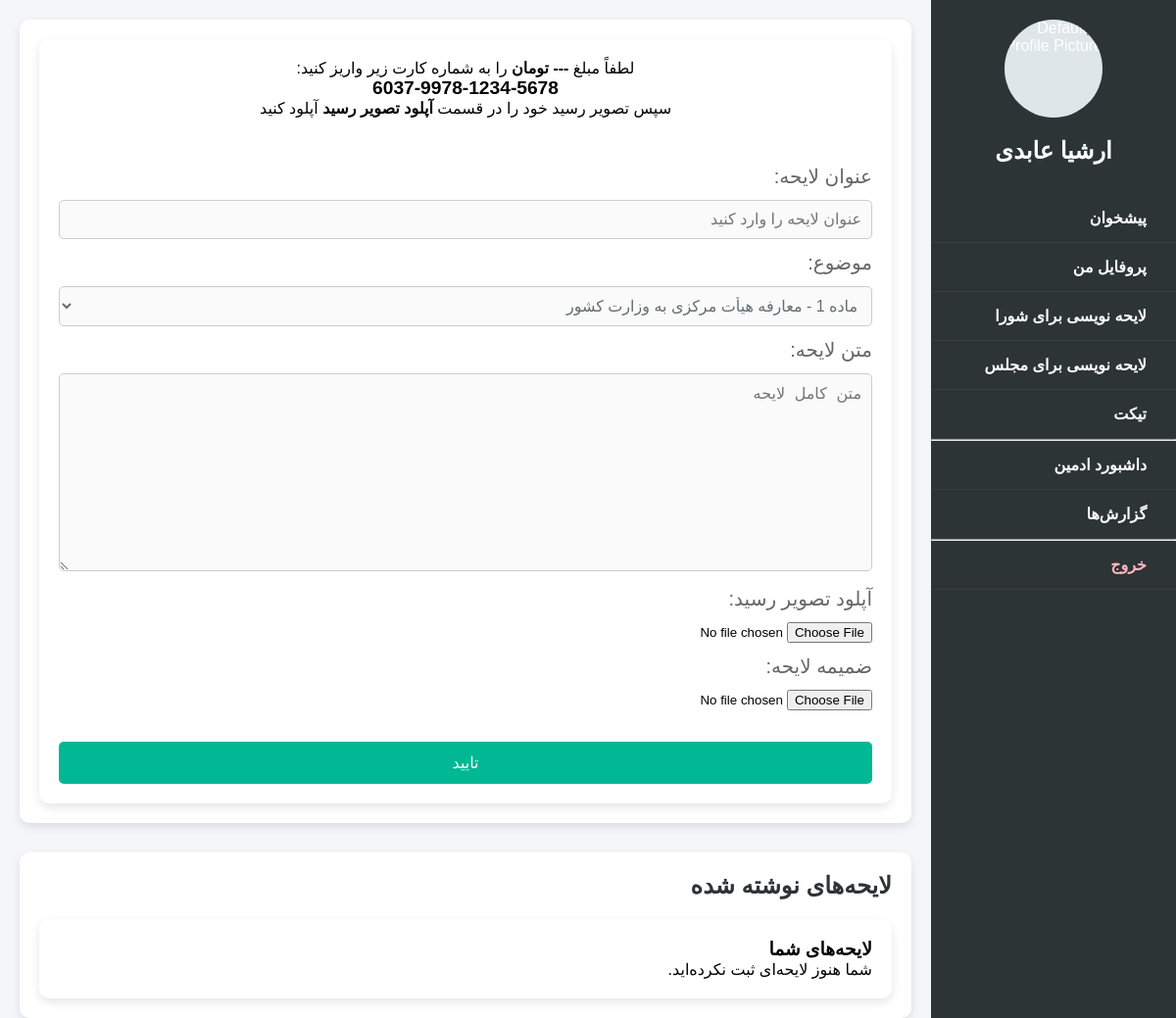
The page /pannel/council/17/ on the database as committed earlier.
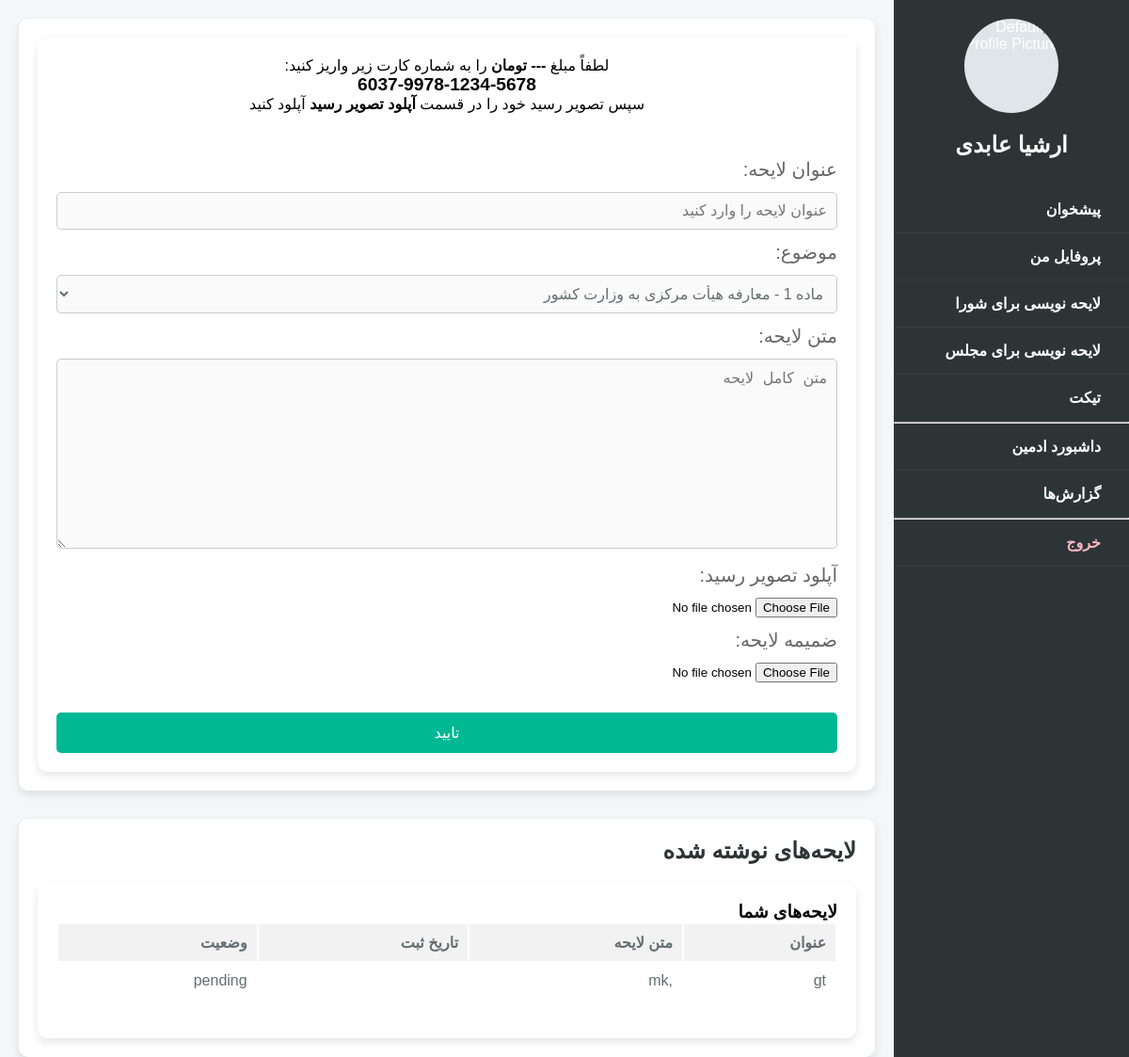
The same page on the database as committed later.
### myapp/models.py (models this page shows, shortened)
class UserAccount(AbstractBaseUser):
    phone_number = models.CharField(max_length=15, default='0000000000', unique=True, verbose_name="شماره تلفن")
    name = models.CharField(max_length=100, verbose_name="نام")
    family = models.CharField(max_length=100, verbose_name="نام خانوادگی")
    state = models.CharField(max_length=150, blank=True, null=True, verbose_name="استان")
    city = models.CharField(max_length=150, blank=True, null=True, verbose_name="شهر")
    address = models.CharField(max_length=150, blank=True, null=True, verbose_name="آدرس")
    birth_date = models.DateField(blank=True, null=True, verbose_name="تاریخ تولد")
    id_card = models.ImageField(upload_to='id_cards/', blank=True, null=True, verbose_name="کارت ملی")
    national_code = models.CharField(max_length=100, blank=True, null=True, verbose_name="کدملی")
    selfie = models.ImageField(upload_to='selfie/', blank=True, null=True, verbose_name="عکس سلفی")
    profile_picture = models.ImageField(upload_to='profile_pictures', blank=True, null=True, verbose_name="عکس پروفایل")
    registration_date = models.DateTimeField(default=timezone.now, verbose_name="سال ساخت اکانت")
    verification_code = models.CharField(max_length=6, blank=True, null=True, verbose_name="کد وریفای")
    is_phone_verified = models.BooleanField(default=False, verbose_name="تایید شماره تلفن")
    is_active = models.BooleanField(default=False, verbose_name="فعال سازی حساب")
    STATUS = [
        ("1", "وریفای نشده"),
        ("2", "درحال بررسی"),
        ("3", "نیاز به تغییرات"),
        ("4", "وریفای شده"),
    ]
    is_verified = models.CharField(choices=STATUS, default="1", max_length=30, verbose_name="وضعیت وریفای حساب")
    is_staff = models.BooleanField(default=False, verbose_name="ادمین")
    groups = models.ManyToManyField(Group, blank=True)
    user_permissions = models.ManyToManyField(Permission, blank=True)
    objects = UserManager()
    USERNAME_FIELD = 'phone_number'  # شماره تلفن به عنوان نام کاربری
    REQUIRED_FIELDS = ['name', 'family', 'birth_date', 'national_code']
    class Meta:
        verbose_name = "کاربر ها"
        verbose_name_plural = "کاربر ها"

### shora/models.py (models this page shows, shortened)
class Document(models.Model):
    title = models.CharField(max_length=255)
    text = models.TextField(null=True)
    SUBJECT_CHOICES = [
        ('madde1',
         'ماده 1 - معارفه هیأت مرکزی به وزارت کشور'),
        ('madde2',
         'ماده 2 -انتخاب وزارت کشور به عنوان محل کار توسط هیأت مرکزی و انتخاب استانداری ها,فرمانداری ها یا بخش داری ها به عنوان محل کار توسط هیأت های نظارت استان و حوزه های انتخابیه'),
        ('madde3',
         'ماده 3 - هیأت مرکزی بر کلیه مراحل انتخابات و اقدامات وزارت کشور نظارت خواهد کرد.'),
        ('madde4',
         'ماده 4 - دستورالعمل اجرایی برگزاری انتخابات مجلس شورای اسلامی توسط وزارت کشور تهیه و با تصویب شورای نگهبان به اجرا درمی‌آید.'),
        ('madde5',
         'ماده 5 - هیأت مرکزی نظارت در سراسر کشور و هیأت‌های نظارت پنج‌نفری در تهران و استان‌ها، بر کیفیت انتخابات نظارت دارند.'),
        ('madde6',
         'ماده 6 - نظارت بر انتخابات از طریق گزارش‌های وزارت کشور، بازرسی‌های مستقل، بررسی شکایات و تعیین ناظر صورت می‌گیرد.'),
        ('madde7',
         'ماده 7 - تعیین هیأت‌ 5 نفره با شرایط مذکور در ماده ی یک توسط هیأت‌ مرکزی نظارت بر انتخابات.'),
        ('madde8',
         'ماده 8 - معرفی سه نفر با شرایط مذکور در ماده یک توسط هیأت‌ نظارت استان برای حوزه های انتحابیه'),
        ('madde9',
         'ماده 9 - هیأت‌های سه‌نفری موظفند افراد واجد شرایط را برای نظارت بر حوزه‌های فرعی انتخاب کنند.'),
        ('madde10',
         'ماده 10 - هیأت مرکزی نظارت موطفند قبل از هرگونه شکایت، گزارش‌های وزارت کشور و هیأت‌های شورا را بررسی کرده.'),
        ('madde11',
         'ماده 11 -هیأت مرکزی موظف است مدارک حاکی از لزوم توقف انتخابات را برای شورای نگهبان بفرستد و مستفیما حق ابطال انتخابات را ندارد'),
        ('madde12',
         'ماده 12 - چنانچه تخلفاتی مشاهده شود، شورای نگهبان موظف است مراتب را برای توقف انتخابات به وزارت کشور ارائه کند.'),
        ('madde13',
         'ماده 13 - وزارت کشور موظف است انتخابات مجدد را با تأیید شورای نگهبان برگزار کند.'),
        ('madde14',
         'ماده 14 - هرگونه اقدام در رابطه با ابطال یا توقف انتخابات بدون رای شورای نگهبان اعتبار  قانونی ندارد.'),
        ('madde15',
         'ماده 15 - نتایج تخلفات انتخاباتی توسط هیأت های سه نفره بررسی شده و در صورت لزوم به مقامات مربوطه گزارش داده می‌شود.'),
        ('madde16',
         'ماده 16 - صورت‌جلسات و اقدامات باید به وزارت کشور و هیأت‌های نظارتی ارسال شوند.'),
        ('madde17',
         'ماده 17 - تعیین اختیارات بازرسان هیأت پنج نفره طبق قانون انتخابات تعیین شده است.'),
        ('madde18',
         'ماده 18 - هزینه نظارت از محل هزینه‌های انتخابات مجلس پرداخت می‌شود.'),
        ('madde19',
         'ماده 19 - یک ماه پیش از شروع انتخابات، وزارت کشور موظف است تأیید شورای نگهبان را بگیرد.'),
        ('madde20',
         'ماده 20 - هر قانونی که با نظارت شورای نگهبان معارض باشد، اعتبار قانونی ندارد.'),
    ]
    subject = models.CharField(max_length=10, choices=SUBJECT_CHOICES, default='Chois')
    STATUS_CHOICES = (
        ('pending', 'در حال بررسی'),
        ('approved', 'تایید شده'),
        ('rejected', 'رد شده'),
    )
    status = models.CharField(max_length=10, choices=STATUS_CHOICES, default='pending')
    user = models.ForeignKey(UserAccount, on_delete=models.CASCADE)
    receipt_image = models.ImageField(upload_to='documents/receipt_image/')
    Letterattachment = models.FileField(upload_to='documents/Letterattachment/')
    created_at = models.DateTimeField(auto_now_add=True)
    def get_jalali_date(self):
        return date2jalali(self.created_at)
    class Meta:
        ordering = ['-created_at']  # نمایش لایحه‌ها به ترتیب تاریخ ثبت

### shora/views.py (the view)
# urls.py: path('pannel/council/<int:user_id>/', views.council, name='council'),
def council(request, user_id):
    user = get_object_or_404(UserAccount, id=user_id)
    documents = Document.objects.filter(user=user)
    return handle_form_submission(
        request=request,
        user=user,
        form_class=ReceiptUploadForm,
        template_name='council.html',
        documents=documents,
        success_url='app1:upload_document_success',
        model_class=Document  # مدل Document را ارسال می‌کنیم
    )

### shora/forms.py
class ReceiptUploadForm(forms.ModelForm):
    title = forms.CharField(
        max_length=255,
        required=True,
        label="عنوان لایحه",
        widget=forms.TextInput(attrs={'placeholder': 'عنوان لایحه را وارد کنید'})
    )
    text = forms.CharField(
        widget=forms.Textarea(attrs={'placeholder': 'متن کامل لایحه'}),
        required=False,
        label="متن لایحه"
    )
    subject = forms.ChoiceField(
        choices=Document.SUBJECT_CHOICES,
        required=True,
        label="موضوع"
    )
    receipt_image = forms.FileField(
        required=True,
        label="آپلود تصویر رسید",
        widget=forms.ClearableFileInput(attrs={'accept': 'image/jpeg, image/png, image/gif'})
    )
    Letterattachment = forms.FileField(
        required=False,
        label="ضمیمه لایحه",
        widget=forms.ClearableFileInput(attrs={'accept': 'application/pdf, .docx'})
    )
    class Meta:
        model = Document
        fields = ['title','subject', 'text', 'receipt_image' ,'Letterattachment']

### shora/templates/council.html (shortened to what this page needs)
<!DOCTYPE html>
<html lang="fa">
<head>
    <link rel="stylesheet" href="https://unpkg.com/ionicons@4.5.10-0/dist/css/ionicons.min.css">
</head>
<body>
{% include 'pannel/menu.html' %}
<main class="main-content">
    <div class="document-section">
        <div class="document-form">
            <div style="margin-bottom: 4vw; width: 100%; height: fit-content; align-items: center; display: flex;flex-direction: column">
                <p>لطفاً مبلغ <strong>--- تومان</strong> را به شماره کارت زیر واریز کنید:</p>
                <p style="font-size: 1.2em; font-weight: bold;">6037-9978-1234-5678</p>
                <p>سپس تصویر رسید خود را در قسمت <strong>آپلود تصویر رسید</strong> آپلود کنید</p>
            </div>
            <form method="post" enctype="multipart/form-data">
                {{ form.as_table }}
                <input type="submit" value="تایید">
            </form>
        </div>
    </div>
    <div class="document-section">
        <h2>لایحه‌های نوشته شده</h2>
        <div class="document-form">
            <h3>لایحه‌های شما</h3>
            {% if documents %}
                <table>
                    <thead>
                    <tr>
                        <th>عنوان</th>
                        <th>متن لایحه</th>
                        <th>تاریخ ثبت</th>
                        <th>وضعیت</th>
                    </tr>
                    </thead>
                    <tbody>
                    {% for document in documents %}
                        <tr>
                            <td>{{ document.title }}</td>
                            <td>{{ document.text }}</td>
                            <td>{{ document.get_jalali_date }}</td>
                            <td>{{ document.status }}</td>
                        </tr>
                    {% endfor %}
                    </tbody>
                </table>
            {% else %}
                <p>شما هنوز لایحه‌ای ثبت نکرده‌اید.</p>
            {% endif %}
        </div>
    </div>
</main>
</body>
</html>

### myapp/templates/pannel/menu.html (shortened to what this page needs)
{% load static %}
<aside class="sidebar" id="sidebar">
    <div class="profile-pic">
        {% if user.profile_picture %}
            <img src="{{ user.profile_picture.url }}" alt="Profile Picture">
        {% else %}
            <img src="{% static 'images/dprofile.webp' %}" alt="Default Profile Picture">
        {% endif %}
    </div>
    <h2>{{ user.name }} {{ user.family }}</h2>
    <ul>
        <li>
            <a href="{% url 'home' %}">
                <span>پیشخوان</span>
            </a>
        </li>
        <li>
            <a href="{% url 'profile' %}">
                <span>پروفایل من</span>
            </a>
        </li>
        <li>
            <a href="{% url 'app1:council' user_id=user.id %}">
                <span>لایحه نویسی برای شورا</span>
            </a>
        </li>
        <li>
            <a href="{% url 'app1:assembly' user_id=user.id %}" disabled="True">
                <span>لایحه نویسی برای مجلس</span>
            </a>
        </li>
        <li>
            <a href="{% url 'tickets:ticket_list' %}">
                <span>تیکت</span>
            </a>
        </li>
    {% if user.is_staff %}
    <hr>
        <li>
            <a href="../admin">
                <span>داشبورد ادمین</span>
            </a>
        </li>
        <li>
        <li>
            <a href="{% url 'tickets:admin_dashboard' %}">
                <span>گزارش‌ها</span>
            </a>
        </li>
        {% endif %}
        <hr>
        <li>
            <a href="{% url 'logout' %}" style="color: lightpink;">
                <span>خروج</span>
            </a>
        </li>
    </ul>
</aside>

### shora/templates/council.html (style rules this page uses)
* { margin: 0; padding: 0; box-sizing: border-box; }
body { font-family: 'Arial', sans-serif; background-color: #f5f6fa; direction: rtl; display: flex; height: 100vh; }
.main-content { margin-right: 250px; padding: 20px; width: 100%; transition: margin-right 0.3s; }
label { position: relative; color: #666666; font-weight: 400; font-size: 20px; }
.document-section { display: flex; flex-direction: column; background-color: #ffffff; padding: 20px; border-radius: 10px; box-shadow: 0 4px 10px rgba(0, 0, 0, 0.1); margin-bottom: 30px; }
.document-section h2 { color: #2d3436; margin-bottom: 20px; }
.document-form { background-color: #ffffff; padding: 20px; border-radius: 10px; box-shadow: 0 4px 10px rgba(0, 0, 0, 0.1); }
.document-form table { width: 100%; margin-bottom: 20px; }
.document-form table th, .document-form table td { padding: 10px; text-align: right; font-size: 16px; color: #636e72; }
.document-form table th { background-color: #f2f2f2; font-weight: bold; }
input[type="text"], input[type="email"], input[type="password"], select, textarea { width: 100%; padding: 10px; margin-top: 1vw; margin-bottom: 1vw; border: 1px solid #ccc; border-radius: 5px; font-size: 16px; color: #636e72; background-color: #fafafa; transition: border-color 0.3s; }
input[type="submit"] { background-color: #00b894; color: #ffffff; padding: 12px 20px; border: none; border-radius: 5px; font-size: 16px; cursor: pointer; width: 100%; margin-top: 20px; transition: background-color 0.3s; }
input[type="file"] { position: relative; display: flex; margin-top: 1vw; margin-bottom: 1vw; flex-direction: row; width: 100%; }

### myapp/templates/pannel/menu.html (style rules this page uses)
body { font-family: Arial, sans-serif; direction: rtl; text-align: right; margin: 0; padding: 0; }
.sidebar { width: 250px; background-color: #2d3436; color: #fff; display: flex; flex-direction: column; align-items: center; padding-top: 20px; position: fixed; height: 100%; transition: transform 0.3s ease-in-out; z-index: 2; }
.sidebar h2 { margin-bottom: 30px; }
.profile-pic { width: 100px; height: 100px; border-radius: 50%; background-color: #dfe6e9; overflow: hidden; margin-bottom: 20px; }
.profile-pic img { width: 100%; height: 100%; object-fit: cover; }
.sidebar ul { list-style: none; width: 100%; }
.sidebar ul li a { padding: 15px 20px; display: flex; align-items: center; cursor: pointer; border-bottom: 1px solid #3d3d3d; transition: background 0.3s; text-decoration: none; color: white; font-weight: 600; }
.sidebar ul li span { flex: 1; }

Rows that differ between the two databases and show on the page:
added Document: title "gt", text ",mk", status "pending"
Other text that changed with them:
text no longer shown: "شما هنوز لایحه‌ای ثبت نکرده‌اید."
text now shown: "عنوان متن لایحه تاریخ ثبت وضعیت"
